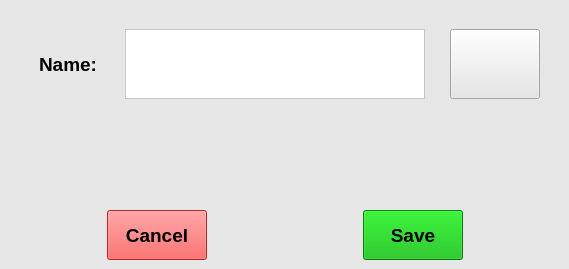
<?xml version="1.0" encoding="UTF-8"?>
<ui version="4.0">
 <class>NewEventTypeWindow</class>
 <widget class="QMainWindow" name="NewEventTypeWindow">
  <property name="enabled">
   <bool>true</bool>
  </property>
  <property name="geometry">
   <rect>
    <x>0</x>
    <y>0</y>
    <width>569</width>
    <height>269</height>
   </rect>
  </property>
  <property name="sizePolicy">
   <sizepolicy hsizetype="Preferred" vsizetype="Preferred">
    <horstretch>0</horstretch>
    <verstretch>0</verstretch>
   </sizepolicy>
  </property>
  <property name="windowTitle">
   <string>New Event Type</string>
  </property>
  <property name="styleSheet">
   <string notr="true">background-color: rgb(230, 230, 230);</string>
  </property>
  <widget class="QWidget" name="centralwidget">
   <layout class="QGridLayout" name="gridLayout">
    <item row="2" column="0">
     <layout class="QHBoxLayout" name="horizontalLayout_3">
      <item>
       <spacer name="horizontalSpacer_6">
        <property name="orientation">
         <enum>Qt::Horizontal</enum>
        </property>
        <property name="sizeHint" stdset="0">
         <size>
          <width>40</width>
          <height>20</height>
         </size>
        </property>
       </spacer>
      </item>
      <item>
       <widget class="QPushButton" name="cancelPushButton">
        <property name="minimumSize">
         <size>
          <width>100</width>
          <height>50</height>
         </size>
        </property>
        <property name="maximumSize">
         <size>
          <width>16777215</width>
          <height>50</height>
         </size>
        </property>
        <property name="font">
         <font>
          <pointsize>14</pointsize>
          <weight>75</weight>
          <bold>true</bold>
         </font>
        </property>
        <property name="styleSheet">
         <string notr="true">background-color: rgb(255, 51, 51);</string>
        </property>
        <property name="text">
         <string>Cancel</string>
        </property>
       </widget>
      </item>
      <item>
       <spacer name="horizontalSpacer_5">
        <property name="orientation">
         <enum>Qt::Horizontal</enum>
        </property>
        <property name="sizeType">
         <enum>QSizePolicy::Expanding</enum>
        </property>
        <property name="sizeHint" stdset="0">
         <size>
          <width>150</width>
          <height>20</height>
         </size>
        </property>
       </spacer>
      </item>
      <item>
       <widget class="QPushButton" name="savePushButton">
        <property name="minimumSize">
         <size>
          <width>100</width>
          <height>50</height>
         </size>
        </property>
        <property name="maximumSize">
         <size>
          <width>16777215</width>
          <height>50</height>
         </size>
        </property>
        <property name="font">
         <font>
          <pointsize>14</pointsize>
          <weight>75</weight>
          <bold>true</bold>
         </font>
        </property>
        <property name="styleSheet">
         <string notr="true">background-color: rgb(0, 179, 0);</string>
        </property>
        <property name="text">
         <string>Save</string>
        </property>
       </widget>
      </item>
      <item>
       <spacer name="horizontalSpacer_7">
        <property name="orientation">
         <enum>Qt::Horizontal</enum>
        </property>
        <property name="sizeHint" stdset="0">
         <size>
          <width>40</width>
          <height>20</height>
         </size>
        </property>
       </spacer>
      </item>
     </layout>
    </item>
    <item row="0" column="0">
     <layout class="QVBoxLayout" name="verticalLayout">
      <item>
       <spacer name="verticalSpacer_3">
        <property name="orientation">
         <enum>Qt::Vertical</enum>
        </property>
        <property name="sizeType">
         <enum>QSizePolicy::Fixed</enum>
        </property>
        <property name="sizeHint" stdset="0">
         <size>
          <width>20</width>
          <height>20</height>
         </size>
        </property>
       </spacer>
      </item>
      <item>
       <layout class="QHBoxLayout" name="horizontalLayout">
        <item>
         <spacer name="horizontalSpacer">
          <property name="orientation">
           <enum>Qt::Horizontal</enum>
          </property>
          <property name="sizeHint" stdset="0">
           <size>
            <width>30</width>
            <height>20</height>
           </size>
          </property>
         </spacer>
        </item>
        <item>
         <widget class="QLabel" name="label">
          <property name="minimumSize">
           <size>
            <width>80</width>
            <height>0</height>
           </size>
          </property>
          <property name="maximumSize">
           <size>
            <width>16777215</width>
            <height>50</height>
           </size>
          </property>
          <property name="font">
           <font>
            <pointsize>14</pointsize>
            <weight>75</weight>
            <bold>true</bold>
           </font>
          </property>
          <property name="text">
           <string>Name:</string>
          </property>
         </widget>
        </item>
        <item>
         <widget class="QPlainTextEdit" name="eventTypeNamePlainText">
          <property name="sizePolicy">
           <sizepolicy hsizetype="Fixed" vsizetype="Fixed">
            <horstretch>0</horstretch>
            <verstretch>0</verstretch>
           </sizepolicy>
          </property>
          <property name="minimumSize">
           <size>
            <width>300</width>
            <height>0</height>
           </size>
          </property>
          <property name="maximumSize">
           <size>
            <width>300</width>
            <height>70</height>
           </size>
          </property>
          <property name="font">
           <font>
            <pointsize>12</pointsize>
           </font>
          </property>
          <property name="styleSheet">
           <string notr="true">background-color: rgb(255, 255, 255);</string>
          </property>
         </widget>
        </item>
        <item>
         <spacer name="horizontalSpacer_8">
          <property name="orientation">
           <enum>Qt::Horizontal</enum>
          </property>
          <property name="sizeType">
           <enum>QSizePolicy::Expanding</enum>
          </property>
          <property name="sizeHint" stdset="0">
           <size>
            <width>20</width>
            <height>20</height>
           </size>
          </property>
         </spacer>
        </item>
        <item>
         <widget class="QPushButton" name="colorsPaletteButton">
          <property name="minimumSize">
           <size>
            <width>90</width>
            <height>70</height>
           </size>
          </property>
          <property name="maximumSize">
           <size>
            <width>90</width>
            <height>70</height>
           </size>
          </property>
          <property name="text">
           <string/>
          </property>
         </widget>
        </item>
        <item>
         <spacer name="horizontalSpacer_2">
          <property name="orientation">
           <enum>Qt::Horizontal</enum>
          </property>
          <property name="sizeType">
           <enum>QSizePolicy::Expanding</enum>
          </property>
          <property name="sizeHint" stdset="0">
           <size>
            <width>20</width>
            <height>20</height>
           </size>
          </property>
         </spacer>
        </item>
       </layout>
      </item>
      <item>
       <spacer name="verticalSpacer">
        <property name="orientation">
         <enum>Qt::Vertical</enum>
        </property>
        <property name="sizeType">
         <enum>QSizePolicy::Expanding</enum>
        </property>
        <property name="sizeHint" stdset="0">
         <size>
          <width>20</width>
          <height>10</height>
         </size>
        </property>
       </spacer>
      </item>
      <item>
       <layout class="QHBoxLayout" name="horizontalLayout_2"/>
      </item>
     </layout>
    </item>
    <item row="1" column="0">
     <spacer name="verticalSpacer_4">
      <property name="orientation">
       <enum>Qt::Vertical</enum>
      </property>
      <property name="sizeType">
       <enum>QSizePolicy::Fixed</enum>
      </property>
      <property name="sizeHint" stdset="0">
       <size>
        <width>20</width>
        <height>80</height>
       </size>
      </property>
     </spacer>
    </item>
   </layout>
  </widget>
 </widget>
 <resources/>
 <connections/>
</ui>
